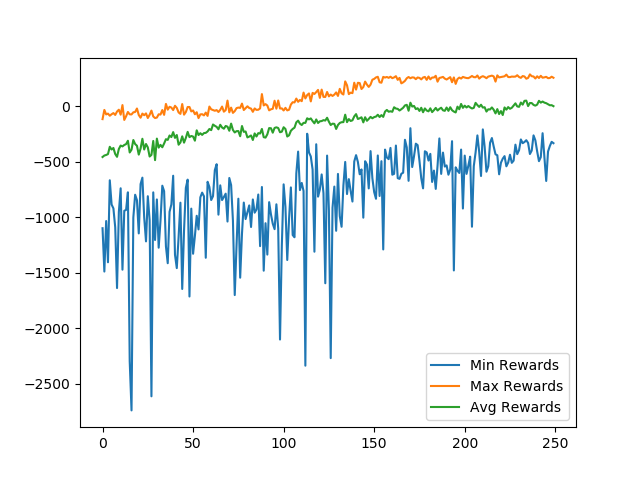

The Python source for this figure:
import gym
import keras
from keras.models import Sequential, load_model
from keras.layers import Dense, LSTM
from keras.optimizers import Adam
from rltoolkit.utils import test_network
from rltoolkit.methods import Evo
from rltoolkit.callbacks import Checkpoint, Graph, EarlyStop

if __name__ == '__main__':
  #========== Initialize Environment ============================================
  env = gym.make('LunarLander-v2')
  try:
    print(env.unwrapped.get_action_meanings())
  except:
    pass

  #========== Build network =====================================================
  model = Sequential()
  model.add(Dense(64,  activation='relu', input_shape=env.observation_space.shape)) #add input layer
  model.add(Dense(256, activation='relu'))                  #change activation method
  model.add(Dense(128, activation='relu'))                  #another hidden layer
  model.add(Dense(env.action_space.n, activation='softmax')) #add output layer
  model.compile(Adam(0.001), loss='mse')                    #compile network

  #========== Demo ==============================================================
  filename = 'lunarlander'
  load_saved = False

  #Load pretrained model
  if load_saved:
    try:
      model = load_model(f'{filename}.h5')
    except:
      pass

  model.summary()

  #========== Configure Callbacks ===============================================
  #Enable graphing of rewards
  graph = Graph()
  #Make a checkpoint to save best model during training
  ckpt = Checkpoint(f'{filename}.h5')

  #========== Train network =====================================================
  method = Evo(pop_size=50, elites=8)
  nn = method.train(model, env, generations=250, episodes=5, callbacks=[graph, ckpt])

  #========== Save and show rewards =============================================
  version = ['min', 'max', 'avg']
  graph.show(version=version)
  graph.save(f'{filename}.png', version=version)
  nn.save('nn.h5')

  #========== Evaluate Results ==================================================
  #Load best saved model
  model = load_model(f'{filename}.h5')

  # Test models results for 5 episodes
  episodes = 5
  avg = test_network(model, env, episodes=episodes, render=True, verbose=1)
  print(f'Average after {episodes} episodes:', avg)

  episodes = 100
  avg = test_network(model, env, episodes=episodes, render=False, verbose=0)
  print(f'Average after {episodes} episodes:', avg) #~194.74